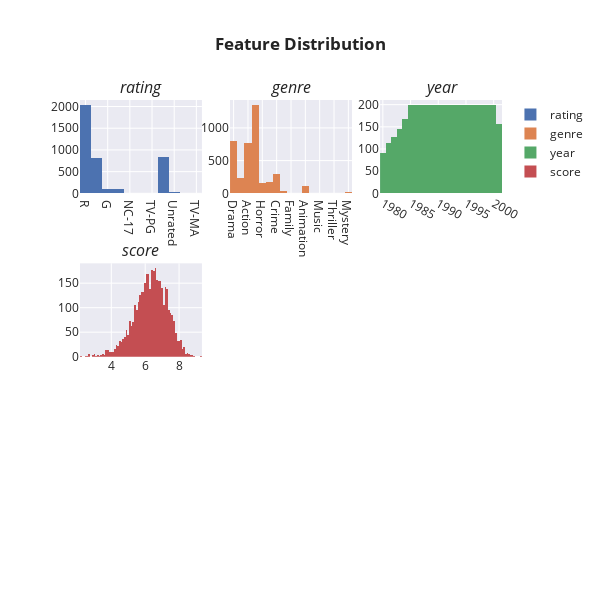

The notebook cell this image was saved under:
### Code cell
fig=make_subplots(rows=3,cols=3,subplot_titles=('<i>rating', '<i>genre', '<i>year','<i>score',))
fig.add_trace(go.Histogram(x=df['rating'],name='rating'),row=1,col=1)
fig.add_trace(go.Histogram(x=df['genre'],name='genre'),row=1,col=2)
fig.add_trace(go.Histogram(x=df['year'],name='year'),row=1,col=3)
fig.add_trace(go.Histogram(x=df['score'],name='score'),row=2,col=1)


fig.update_layout(height=600,width=600,title_text='<b>Feature Distribution')
fig.update_layout(template='seaborn',title_x=0.5)

### Figure 1 — Plotly figure (JSON) as saved in the notebook; plotly's stock layout.template omitted (floating-point values rounded to 4 significant figures; data arrays with more than 128 entries replaced by an {"elided": "..."} marker saying what was removed)
{"data": [{"name": "rating", "type": "histogram", "x": {"elided": "4000 str values"}, "xaxis": "x", "yaxis": "y"}, {"name": "genre", "type": "histogram", "x": {"elided": "4000 str values"}, "xaxis": "x2", "yaxis": "y2"}, {"name": "year", "type": "histogram", "x": {"elided": "4000 int values"}, "xaxis": "x3", "yaxis": "y3"}, {"name": "score", "type": "histogram", "x": {"elided": "4000 float values"}, "xaxis": "x4", "yaxis": "y4"}], "layout": {"annotations": [{"font": {"size": 16}, "showarrow": false, "text": "<i>rating", "x": 0.1444, "xanchor": "center", "xref": "paper", "y": 1, "yanchor": "bottom", "yref": "paper"}, {"font": {"size": 16}, "showarrow": false, "text": "<i>genre", "x": 0.5, "xanchor": "center", "xref": "paper", "y": 1, "yanchor": "bottom", "yref": "paper"}, {"font": {"size": 16}, "showarrow": false, "text": "<i>year", "x": 0.8556, "xanchor": "center", "xref": "paper", "y": 1, "yanchor": "bottom", "yref": "paper"}, {"font": {"size": 16}, "showarrow": false, "text": "<i>score", "x": 0.1444, "xanchor": "center", "xref": "paper", "y": 0.6111, "yanchor": "bottom", "yref": "paper"}], "height": 600, "title": {"text": "<b>Feature Distribution", "x": 0.5}, "width": 600, "xaxis": {"anchor": "y", "autorange": true, "domain": [0, 0.2889], "range": [-0.5, 10.5], "type": "category"}, "xaxis2": {"anchor": "y2", "autorange": true, "domain": [0.3556, 0.6444], "range": [-0.5, 16.5], "type": "category"}, "xaxis3": {"anchor": "y3", "autorange": true, "domain": [0.7111, 1], "range": [1980.0, 2002.0], "type": "linear"}, "xaxis4": {"anchor": "y4", "autorange": true, "domain": [0, 0.2889], "range": [2.15, 9.35], "type": "linear"}, "xaxis5": {"anchor": "y5", "domain": [0.3556, 0.6444]}, "xaxis6": {"anchor": "y6", "domain": [0.7111, 1]}, "xaxis7": {"anchor": "y7", "domain": [0, 0.2889]}, "xaxis8": {"anchor": "y8", "domain": [0.3556, 0.6444]}, "xaxis9": {"anchor": "y9", "domain": [0.7111, 1]}, "yaxis": {"anchor": "x", "autorange": true, "domain": [0.7778, 1], "range": [0, 2151.0]}, "yaxis2": {"anchor": "x2", "autorange": true, "domain": [0.7778, 1], "range": [0, 1426.0]}, "yaxis3": {"anchor": "x3", "autorange": true, "domain": [0.7778, 1], "range": [0, 210.5]}, "yaxis4": {"anchor": "x4", "autorange": true, "domain": [0.3889, 0.6111], "range": [0, 190.5]}, "yaxis5": {"anchor": "x5", "domain": [0.3889, 0.6111]}, "yaxis6": {"anchor": "x6", "domain": [0.3889, 0.6111]}, "yaxis7": {"anchor": "x7", "domain": [0, 0.2222]}, "yaxis8": {"anchor": "x8", "domain": [0, 0.2222]}, "yaxis9": {"anchor": "x9", "domain": [0, 0.2222]}}}
